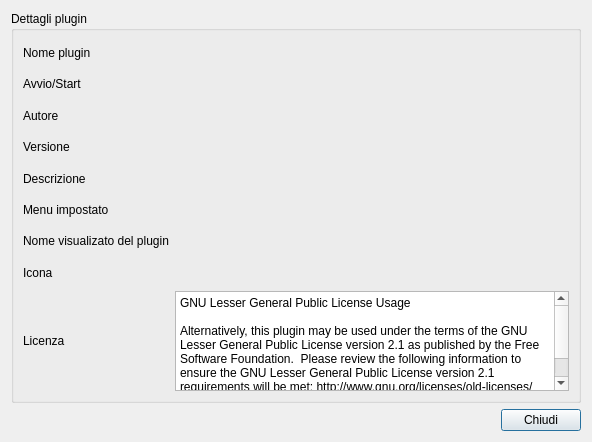
<?xml version="1.0" encoding="UTF-8"?>
<ui version="4.0">
 <class>details_plugin</class>
 <widget class="QDialog" name="details_plugin">
  <property name="geometry">
   <rect>
    <x>0</x>
    <y>0</y>
    <width>592</width>
    <height>442</height>
   </rect>
  </property>
  <property name="windowTitle">
   <string>Dettagli plugin</string>
  </property>
  <property name="windowIcon">
   <iconset resource="../fabaria.qrc">
    <normaloff>:/images/logo4.png</normaloff>:/images/logo4.png</iconset>
  </property>
  <layout class="QGridLayout" name="gridLayout">
   <item row="1" column="1">
    <widget class="QPushButton" name="pushButton">
     <property name="text">
      <string>Chiudi</string>
     </property>
     <property name="icon">
      <iconset resource="../../backup_restore_db/images.qrc">
       <normaloff>:/images/dialog-close.png</normaloff>:/images/dialog-close.png</iconset>
     </property>
    </widget>
   </item>
   <item row="1" column="0">
    <spacer name="horizontalSpacer">
     <property name="orientation">
      <enum>Qt::Horizontal</enum>
     </property>
     <property name="sizeHint" stdset="0">
      <size>
       <width>40</width>
       <height>20</height>
      </size>
     </property>
    </spacer>
   </item>
   <item row="0" column="0" colspan="2">
    <widget class="QGroupBox" name="groupBox">
     <property name="title">
      <string>Dettagli plugin</string>
     </property>
     <layout class="QGridLayout" name="gridLayout_2">
      <item row="0" column="0">
       <widget class="QLabel" name="label">
        <property name="text">
         <string>Nome plugin</string>
        </property>
       </widget>
      </item>
      <item row="1" column="0">
       <widget class="QLabel" name="label_2">
        <property name="text">
         <string>Avvio/Start</string>
        </property>
       </widget>
      </item>
      <item row="5" column="0">
       <widget class="QLabel" name="label_6">
        <property name="text">
         <string>Menu impostato</string>
        </property>
       </widget>
      </item>
      <item row="6" column="0">
       <widget class="QLabel" name="label_7">
        <property name="text">
         <string>Nome visualizato del plugin</string>
        </property>
       </widget>
      </item>
      <item row="0" column="1">
       <widget class="QLabel" name="nome">
        <property name="text">
         <string/>
        </property>
       </widget>
      </item>
      <item row="3" column="0">
       <widget class="QLabel" name="label_4">
        <property name="text">
         <string>Versione</string>
        </property>
       </widget>
      </item>
      <item row="2" column="0">
       <widget class="QLabel" name="label_3">
        <property name="text">
         <string>Autore</string>
        </property>
       </widget>
      </item>
      <item row="8" column="0">
       <widget class="QLabel" name="label_9">
        <property name="text">
         <string>Licenza</string>
        </property>
       </widget>
      </item>
      <item row="4" column="0">
       <widget class="QLabel" name="label_5">
        <property name="text">
         <string>Descrizione</string>
        </property>
       </widget>
      </item>
      <item row="7" column="0">
       <widget class="QLabel" name="label_8">
        <property name="text">
         <string>Icona</string>
        </property>
       </widget>
      </item>
      <item row="1" column="1">
       <widget class="QLabel" name="avvio">
        <property name="text">
         <string/>
        </property>
       </widget>
      </item>
      <item row="2" column="1">
       <widget class="QLabel" name="autore">
        <property name="text">
         <string/>
        </property>
       </widget>
      </item>
      <item row="3" column="1">
       <widget class="QLabel" name="versione">
        <property name="text">
         <string/>
        </property>
       </widget>
      </item>
      <item row="4" column="1">
       <widget class="QLabel" name="descrizione">
        <property name="text">
         <string/>
        </property>
       </widget>
      </item>
      <item row="5" column="1">
       <widget class="QLabel" name="menu">
        <property name="text">
         <string/>
        </property>
       </widget>
      </item>
      <item row="6" column="1">
       <widget class="QLabel" name="n_plugin_name">
        <property name="text">
         <string/>
        </property>
       </widget>
      </item>
      <item row="7" column="1">
       <widget class="QLabel" name="icona">
        <property name="text">
         <string/>
        </property>
       </widget>
      </item>
      <item row="8" column="1">
       <widget class="QPlainTextEdit" name="plainTextEdit">
        <property name="sizePolicy">
         <sizepolicy hsizetype="Expanding" vsizetype="Preferred">
          <horstretch>0</horstretch>
          <verstretch>0</verstretch>
         </sizepolicy>
        </property>
        <property name="maximumSize">
         <size>
          <width>16777215</width>
          <height>100</height>
         </size>
        </property>
        <property name="readOnly">
         <bool>true</bool>
        </property>
        <property name="plainText">
         <string>GNU Lesser General Public License Usage

Alternatively, this plugin may be used under the terms of the GNU Lesser General Public License version 2.1 as published by the Free Software Foundation.  Please review the following information to ensure the GNU Lesser General Public License version 2.1 requirements will be met: http://www.gnu.org/licenses/old-licenses/lgpl-2.1.html.</string>
        </property>
       </widget>
      </item>
     </layout>
    </widget>
   </item>
  </layout>
 </widget>
 <tabstops>
  <tabstop>plainTextEdit</tabstop>
  <tabstop>pushButton</tabstop>
 </tabstops>
 <resources>
  <include location="../../backup_restore_db/images.qrc"/>
  <include location="../fabaria.qrc"/>
 </resources>
 <connections/>
</ui>
